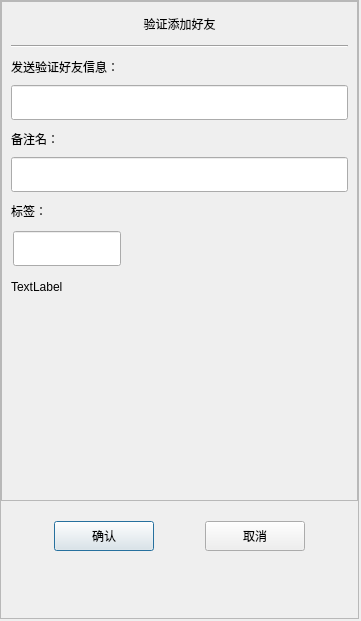
<?xml version="1.0" encoding="UTF-8"?>
<ui version="4.0">
 <class>AuthFriend</class>
 <widget class="QDialog" name="AuthFriend">
  <property name="geometry">
   <rect>
    <x>0</x>
    <y>0</y>
    <width>361</width>
    <height>621</height>
   </rect>
  </property>
  <property name="minimumSize">
   <size>
    <width>361</width>
    <height>621</height>
   </size>
  </property>
  <property name="maximumSize">
   <size>
    <width>361</width>
    <height>621</height>
   </size>
  </property>
  <property name="windowTitle">
   <string>Dialog</string>
  </property>
  <layout class="QVBoxLayout" name="verticalLayout">
   <property name="leftMargin">
    <number>0</number>
   </property>
   <property name="topMargin">
    <number>0</number>
   </property>
   <property name="rightMargin">
    <number>2</number>
   </property>
   <property name="bottomMargin">
    <number>2</number>
   </property>
   <item>
    <widget class="QFrame" name="ApplyFriendFrame">
     <property name="frameShape">
      <enum>QFrame::Shape::StyledPanel</enum>
     </property>
     <property name="frameShadow">
      <enum>QFrame::Shadow::Raised</enum>
     </property>
     <layout class="QVBoxLayout" name="verticalLayout_7">
      <property name="spacing">
       <number>0</number>
      </property>
      <property name="leftMargin">
       <number>0</number>
      </property>
      <property name="topMargin">
       <number>0</number>
      </property>
      <property name="rightMargin">
       <number>0</number>
      </property>
      <property name="bottomMargin">
       <number>0</number>
      </property>
      <item>
       <widget class="QScrollArea" name="scrollArea">
        <property name="minimumSize">
         <size>
          <width>0</width>
          <height>500</height>
         </size>
        </property>
        <property name="widgetResizable">
         <bool>true</bool>
        </property>
        <widget class="QWidget" name="scrollcontent">
         <property name="geometry">
          <rect>
           <x>0</x>
           <y>0</y>
           <width>355</width>
           <height>498</height>
          </rect>
         </property>
         <layout class="QVBoxLayout" name="verticalLayout_2">
          <property name="spacing">
           <number>0</number>
          </property>
          <property name="leftMargin">
           <number>0</number>
          </property>
          <property name="rightMargin">
           <number>0</number>
          </property>
          <item>
           <widget class="QLabel" name="apply_lb">
            <property name="minimumSize">
             <size>
              <width>0</width>
              <height>25</height>
             </size>
            </property>
            <property name="maximumSize">
             <size>
              <width>16777215</width>
              <height>25</height>
             </size>
            </property>
            <property name="text">
             <string>验证添加好友</string>
            </property>
            <property name="alignment">
             <set>Qt::AlignmentFlag::AlignCenter</set>
            </property>
           </widget>
          </item>
          <item>
           <widget class="QWidget" name="apply_wid" native="true">
            <layout class="QVBoxLayout" name="verticalLayout_3">
             <item>
              <widget class="Line" name="line">
               <property name="orientation">
                <enum>Qt::Orientation::Horizontal</enum>
               </property>
              </widget>
             </item>
             <item>
              <widget class="QLabel" name="label">
               <property name="minimumSize">
                <size>
                 <width>0</width>
                 <height>25</height>
                </size>
               </property>
               <property name="maximumSize">
                <size>
                 <width>16777215</width>
                 <height>25</height>
                </size>
               </property>
               <property name="text">
                <string>发送验证好友信息：</string>
               </property>
              </widget>
             </item>
             <item>
              <widget class="CustomEdit" name="name_ed">
               <property name="minimumSize">
                <size>
                 <width>0</width>
                 <height>35</height>
                </size>
               </property>
               <property name="maximumSize">
                <size>
                 <width>16777215</width>
                 <height>35</height>
                </size>
               </property>
              </widget>
             </item>
             <item>
              <widget class="QLabel" name="label_2">
               <property name="minimumSize">
                <size>
                 <width>0</width>
                 <height>25</height>
                </size>
               </property>
               <property name="maximumSize">
                <size>
                 <width>16777215</width>
                 <height>25</height>
                </size>
               </property>
               <property name="text">
                <string>备注名：</string>
               </property>
              </widget>
             </item>
             <item>
              <widget class="CustomEdit" name="back_ed">
               <property name="minimumSize">
                <size>
                 <width>0</width>
                 <height>35</height>
                </size>
               </property>
               <property name="maximumSize">
                <size>
                 <width>16777215</width>
                 <height>35</height>
                </size>
               </property>
              </widget>
             </item>
             <item>
              <widget class="QLabel" name="label_3">
               <property name="minimumSize">
                <size>
                 <width>0</width>
                 <height>25</height>
                </size>
               </property>
               <property name="maximumSize">
                <size>
                 <width>16777215</width>
                 <height>25</height>
                </size>
               </property>
               <property name="text">
                <string>标签：</string>
               </property>
              </widget>
             </item>
             <item>
              <widget class="QWidget" name="lb_group_wid" native="true">
               <property name="minimumSize">
                <size>
                 <width>0</width>
                 <height>50</height>
                </size>
               </property>
               <layout class="QVBoxLayout" name="verticalLayout_4">
                <property name="spacing">
                 <number>0</number>
                </property>
                <property name="leftMargin">
                 <number>0</number>
                </property>
                <property name="topMargin">
                 <number>0</number>
                </property>
                <property name="rightMargin">
                 <number>0</number>
                </property>
                <property name="bottomMargin">
                 <number>0</number>
                </property>
                <item>
                 <widget class="QWidget" name="gridWidget" native="true">
                  <property name="minimumSize">
                   <size>
                    <width>0</width>
                    <height>40</height>
                   </size>
                  </property>
                  <property name="maximumSize">
                   <size>
                    <width>16777215</width>
                    <height>40</height>
                   </size>
                  </property>
                  <widget class="CustomEdit" name="lb_ed">
                   <property name="geometry">
                    <rect>
                     <x>2</x>
                     <y>2</y>
                     <width>108</width>
                     <height>35</height>
                    </rect>
                   </property>
                   <property name="minimumSize">
                    <size>
                     <width>0</width>
                     <height>35</height>
                    </size>
                   </property>
                   <property name="maximumSize">
                    <size>
                     <width>16777215</width>
                     <height>35</height>
                    </size>
                   </property>
                  </widget>
                 </widget>
                </item>
                <item>
                 <widget class="QWidget" name="input_tip_wid" native="true">
                  <property name="minimumSize">
                   <size>
                    <width>0</width>
                    <height>35</height>
                   </size>
                  </property>
                  <property name="maximumSize">
                   <size>
                    <width>16777215</width>
                    <height>35</height>
                   </size>
                  </property>
                  <layout class="QVBoxLayout" name="verticalLayout_5">
                   <property name="spacing">
                    <number>0</number>
                   </property>
                   <property name="leftMargin">
                    <number>0</number>
                   </property>
                   <property name="topMargin">
                    <number>0</number>
                   </property>
                   <property name="rightMargin">
                    <number>0</number>
                   </property>
                   <property name="bottomMargin">
                    <number>0</number>
                   </property>
                   <item>
                    <widget class="ClickedOnceLabel" name="tip_lb">
                     <property name="text">
                      <string>TextLabel</string>
                     </property>
                    </widget>
                   </item>
                  </layout>
                 </widget>
                </item>
               </layout>
              </widget>
             </item>
             <item>
              <widget class="QWidget" name="widget" native="true">
               <layout class="QHBoxLayout" name="horizontalLayout_2">
                <property name="leftMargin">
                 <number>0</number>
                </property>
                <property name="topMargin">
                 <number>0</number>
                </property>
                <property name="rightMargin">
                 <number>0</number>
                </property>
                <property name="bottomMargin">
                 <number>0</number>
                </property>
                <item>
                 <widget class="QWidget" name="lb_list" native="true">
                  <property name="minimumSize">
                   <size>
                    <width>287</width>
                    <height>50</height>
                   </size>
                  </property>
                  <property name="maximumSize">
                   <size>
                    <width>287</width>
                    <height>16777215</height>
                   </size>
                  </property>
                 </widget>
                </item>
                <item>
                 <widget class="QWidget" name="more_lb_wid" native="true">
                  <property name="minimumSize">
                   <size>
                    <width>30</width>
                    <height>0</height>
                   </size>
                  </property>
                  <property name="maximumSize">
                   <size>
                    <width>30</width>
                    <height>16777215</height>
                   </size>
                  </property>
                  <layout class="QVBoxLayout" name="verticalLayout_6">
                   <property name="spacing">
                    <number>0</number>
                   </property>
                   <property name="leftMargin">
                    <number>0</number>
                   </property>
                   <property name="topMargin">
                    <number>0</number>
                   </property>
                   <property name="rightMargin">
                    <number>0</number>
                   </property>
                   <property name="bottomMargin">
                    <number>0</number>
                   </property>
                   <item>
                    <spacer name="verticalSpacer_3">
                     <property name="orientation">
                      <enum>Qt::Orientation::Vertical</enum>
                     </property>
                     <property name="sizeHint" stdset="0">
                      <size>
                       <width>20</width>
                       <height>40</height>
                      </size>
                     </property>
                    </spacer>
                   </item>
                   <item>
                    <widget class="ClickedOnceLabel" name="more_lb">
                     <property name="minimumSize">
                      <size>
                       <width>25</width>
                       <height>25</height>
                      </size>
                     </property>
                     <property name="maximumSize">
                      <size>
                       <width>25</width>
                       <height>25</height>
                      </size>
                     </property>
                     <property name="text">
                      <string/>
                     </property>
                    </widget>
                   </item>
                   <item>
                    <spacer name="verticalSpacer_4">
                     <property name="orientation">
                      <enum>Qt::Orientation::Vertical</enum>
                     </property>
                     <property name="sizeHint" stdset="0">
                      <size>
                       <width>20</width>
                       <height>40</height>
                      </size>
                     </property>
                    </spacer>
                   </item>
                  </layout>
                 </widget>
                </item>
               </layout>
              </widget>
             </item>
            </layout>
           </widget>
          </item>
         </layout>
        </widget>
       </widget>
      </item>
      <item>
       <spacer name="verticalSpacer">
        <property name="orientation">
         <enum>Qt::Orientation::Vertical</enum>
        </property>
        <property name="sizeType">
         <enum>QSizePolicy::Policy::Fixed</enum>
        </property>
        <property name="sizeHint" stdset="0">
         <size>
          <width>20</width>
          <height>10</height>
         </size>
        </property>
       </spacer>
      </item>
      <item>
       <widget class="QWidget" name="apply_sure_wid" native="true">
        <property name="minimumSize">
         <size>
          <width>0</width>
          <height>50</height>
         </size>
        </property>
        <layout class="QHBoxLayout" name="horizontalLayout">
         <item>
          <spacer name="horizontalSpacer">
           <property name="orientation">
            <enum>Qt::Orientation::Horizontal</enum>
           </property>
           <property name="sizeHint" stdset="0">
            <size>
             <width>40</width>
             <height>20</height>
            </size>
           </property>
          </spacer>
         </item>
         <item>
          <widget class="MyClickedBtn" name="sure_btn">
           <property name="minimumSize">
            <size>
             <width>100</width>
             <height>30</height>
            </size>
           </property>
           <property name="text">
            <string>确认</string>
           </property>
          </widget>
         </item>
         <item>
          <spacer name="horizontalSpacer_3">
           <property name="orientation">
            <enum>Qt::Orientation::Horizontal</enum>
           </property>
           <property name="sizeHint" stdset="0">
            <size>
             <width>40</width>
             <height>20</height>
            </size>
           </property>
          </spacer>
         </item>
         <item>
          <widget class="MyClickedBtn" name="cancel_btn">
           <property name="minimumSize">
            <size>
             <width>100</width>
             <height>30</height>
            </size>
           </property>
           <property name="text">
            <string>取消</string>
           </property>
          </widget>
         </item>
         <item>
          <spacer name="horizontalSpacer_2">
           <property name="orientation">
            <enum>Qt::Orientation::Horizontal</enum>
           </property>
           <property name="sizeHint" stdset="0">
            <size>
             <width>40</width>
             <height>20</height>
            </size>
           </property>
          </spacer>
         </item>
        </layout>
       </widget>
      </item>
      <item>
       <spacer name="verticalSpacer_2">
        <property name="orientation">
         <enum>Qt::Orientation::Vertical</enum>
        </property>
        <property name="sizeHint" stdset="0">
         <size>
          <width>20</width>
          <height>49</height>
         </size>
        </property>
       </spacer>
      </item>
     </layout>
    </widget>
   </item>
  </layout>
 </widget>
 <customwidgets>
  <customwidget>
   <class>MyClickedBtn</class>
   <extends>QPushButton</extends>
   <header>myclickedbtn.h</header>
  </customwidget>
  <customwidget>
   <class>CustomEdit</class>
   <extends>QLineEdit</extends>
   <header>customedit.h</header>
  </customwidget>
  <customwidget>
   <class>ClickedOnceLabel</class>
   <extends>QLabel</extends>
   <header>clickedoncelabel.h</header>
  </customwidget>
 </customwidgets>
 <resources/>
 <connections/>
</ui>
